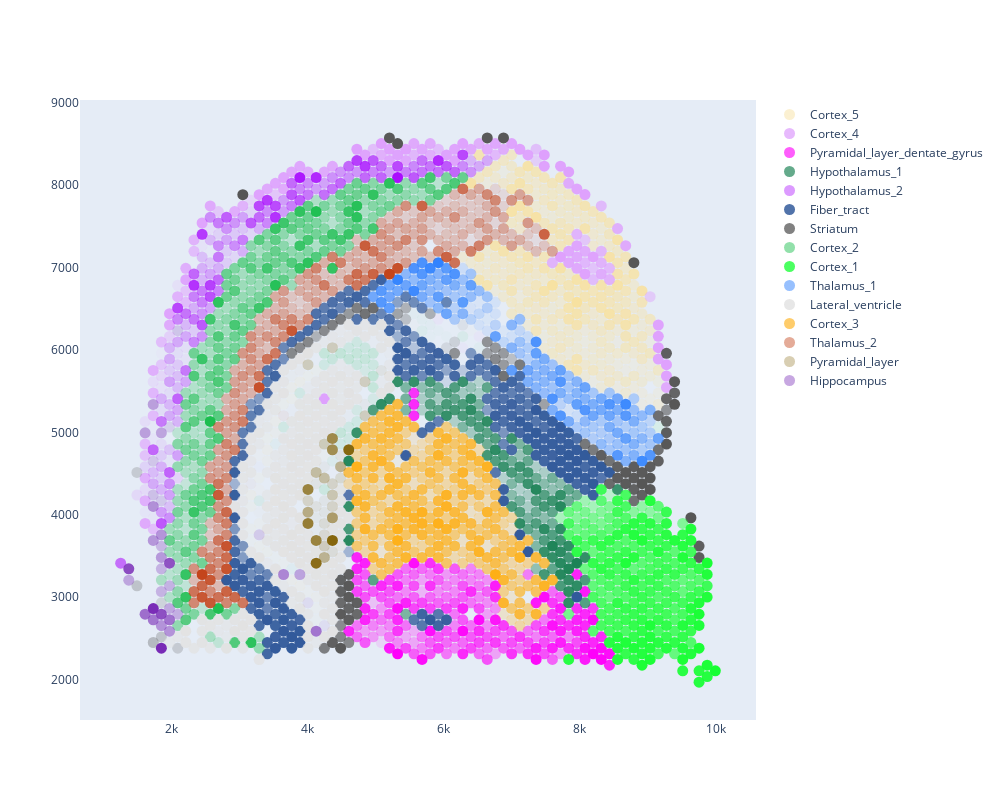

Here is the notebook cell this chart was saved with:
### Code cell
plot2 = plot_high_prop_label_var_opac_2(dataset_to_plot, high_prop_lbls, lbl_idx, lbl_mtching)
